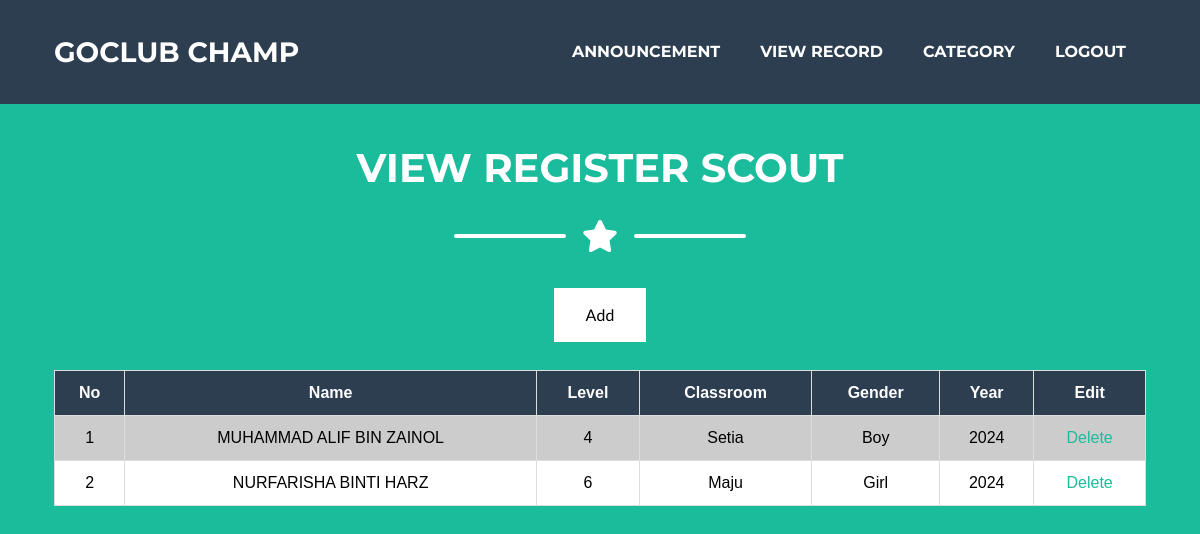
/adminscout1.php, run on the app's committed database.
### tables this page shows
CREATE TABLE `scout` (
  `id` int(11) NOT NULL,
  `name` varchar(50) NOT NULL,
  `level` varchar(50) NOT NULL,
  `classroom` varchar(50) NOT NULL,
  `gender` varchar(50) NOT NULL,
  `year` varchar(50) NOT NULL
);

### adminscout1.php (the view, shortened to what this page needs)
<!DOCTYPE html>
<html lang="en">
    <head>
        <link href="css/styles.css" rel="stylesheet" />
    </head>
	  <body id="page-top">
      <nav class="navbar navbar-expand-lg bg-secondary text-uppercase fixed-top" id="mainNav">
      <div class="container">
      <a class="navbar-brand js-scroll-trigger" href="#page-top">GOCLUB CHAMP</a>
      <div class="collapse navbar-collapse" id="navbarResponsive">
      <ul class="navbar-nav ml-auto">
      <li class="nav-item mx-0 mx-lg-1"><a class="nav-link py-3 px-0 px-lg-3 rounded js-scroll-trigger" href="adminannouncement.php">ANNOUNCEMENT</a></li>
      <li class="nav-item mx-0 mx-lg-1"><a class="nav-link py-3 px-0 px-lg-3 rounded js-scroll-trigger" href="adminpage.php">VIEW RECORD</a></li>
      <li class="nav-item mx-0 mx-lg-1"><a class="nav-link py-3 px-0 px-lg-3 rounded js-scroll-trigger" href="admincategory.php">CATEGORY</a></li>
	  <li class="nav-item mx-0 mx-lg-1"><a class="nav-link py-3 px-0 px-lg-3 rounded js-scroll-trigger" href="logout.php">LOGOUT</a></li>
      </ul>
      </div>
      </div>
      </nav>
         <div class="container"><br><br><br><br><br><br>
         <h1 class="page-section-heading text-center text-uppercase text-white">View Register Scout</h1>
         <div class="divider-custom divider-light">
         <div class="divider-custom-line"></div>
         <div class="divider-custom-icon"><i class="fas fa-star"></i></div>
         <div class="divider-custom-line"></div>
         </div>
<?php
include 'dblink.php';
?>
<center><a href="addscout.php" class="button">Add</a><center><br>
<table>
  <tr>
    <th>No</th>
    <th>Name</th>
	<th>Level</th>
	<th>Classroom</th>
    <th>Gender</th>
	<th>Year</th>
	<th>Edit</th>
  </tr>
<?php
$count=1;
$sel_query="Select * from scout;";
$result = mysqli_query($conn,$sel_query);
while($row = mysqli_fetch_assoc($result)){ ?>
<tr><td align="center"><?php echo $count; ?></td>
<td align="center"><?php echo $row["name"]; ?></td>
<td align="center"><?php echo $row["level"]; ?></td>
<td align="center"><?php echo $row["classroom"]; ?></td>
<td align="center"><?php echo $row["gender"]; ?></td>
<td align="center"><?php echo $row["year"]; ?></td>
<td align="center">
<a href="deletescout.php?id=<?php echo $row["id"]; ?>" onclick="return confirm('Confirm delete this profile ?'); " >Delete</a>
</td>
</tr>
<?php $count++; } ?>
</table></div>  <br><br>
</body>
</html>

### adminscout1.php (style rules this page uses)
body { background-color: #1abc9c; }
table { font-family: Arial, Helvetica, sans-serif; border-collapse: collapse; width: 100%; background-color: white; color:black; }
table td, table th { border: 1px solid #ddd; padding: 10px; }
table tr:nth-child(even) { background-color: #ccc; }
table th { padding-top: 10px; padding-bottom: 10px; text-align:center; background-color: #2c3e50; color: white; }
.button { background-color: white; border: none; color: black; padding: 15px 32px; text-align: center; text-decoration: none; display: inline-block; font-size: 16px; margin: 4px 2px; cursor: pointer; }

### data on the page
scout: name "MUHAMMAD ALIF BIN ZAINOL", level "4", classroom "Setia", gender "Boy", year "2024"
scout: name "NURFARISHA BINTI HARZ", level "6", classroom "Maju", gender "Girl", year "2024"
